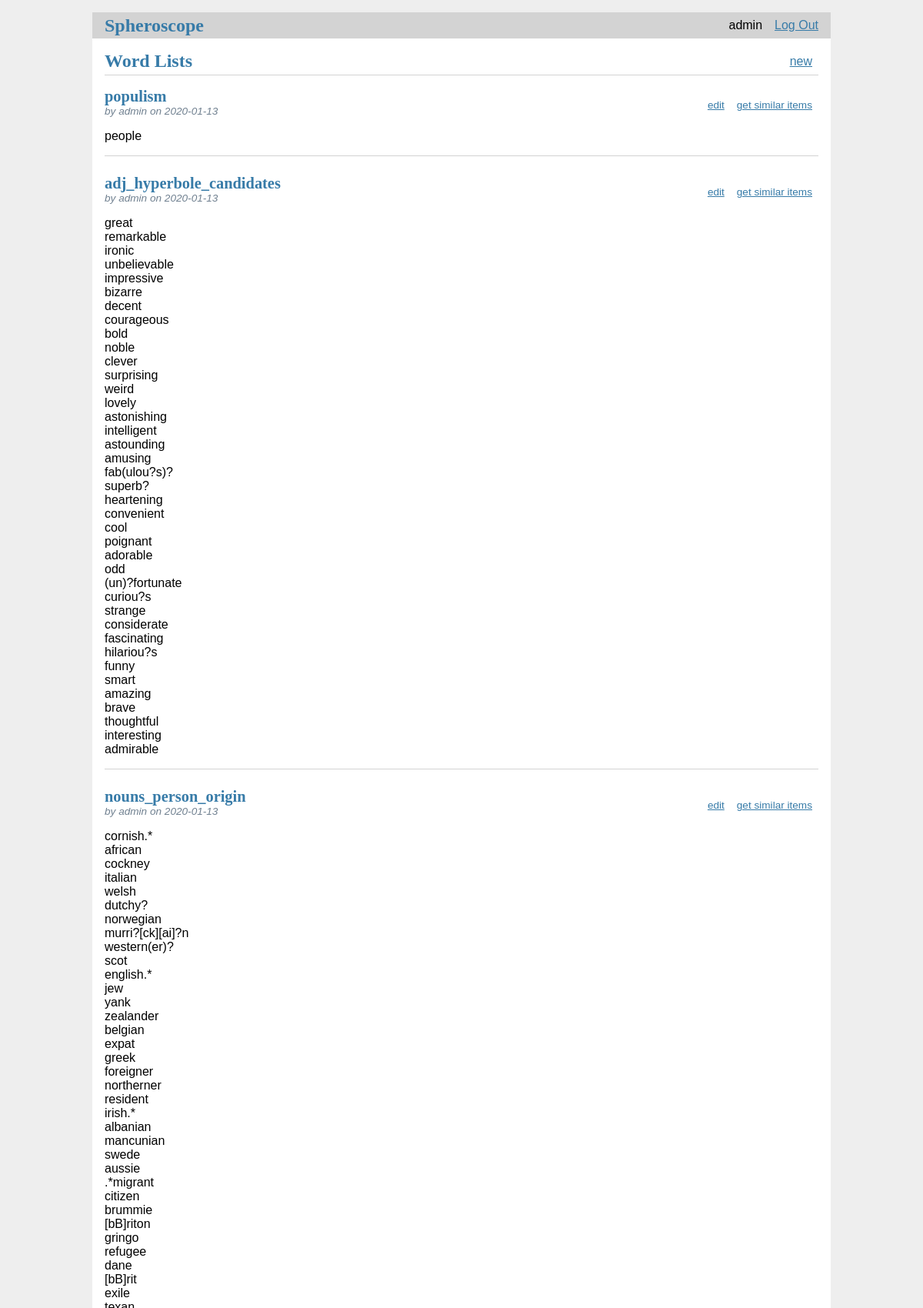
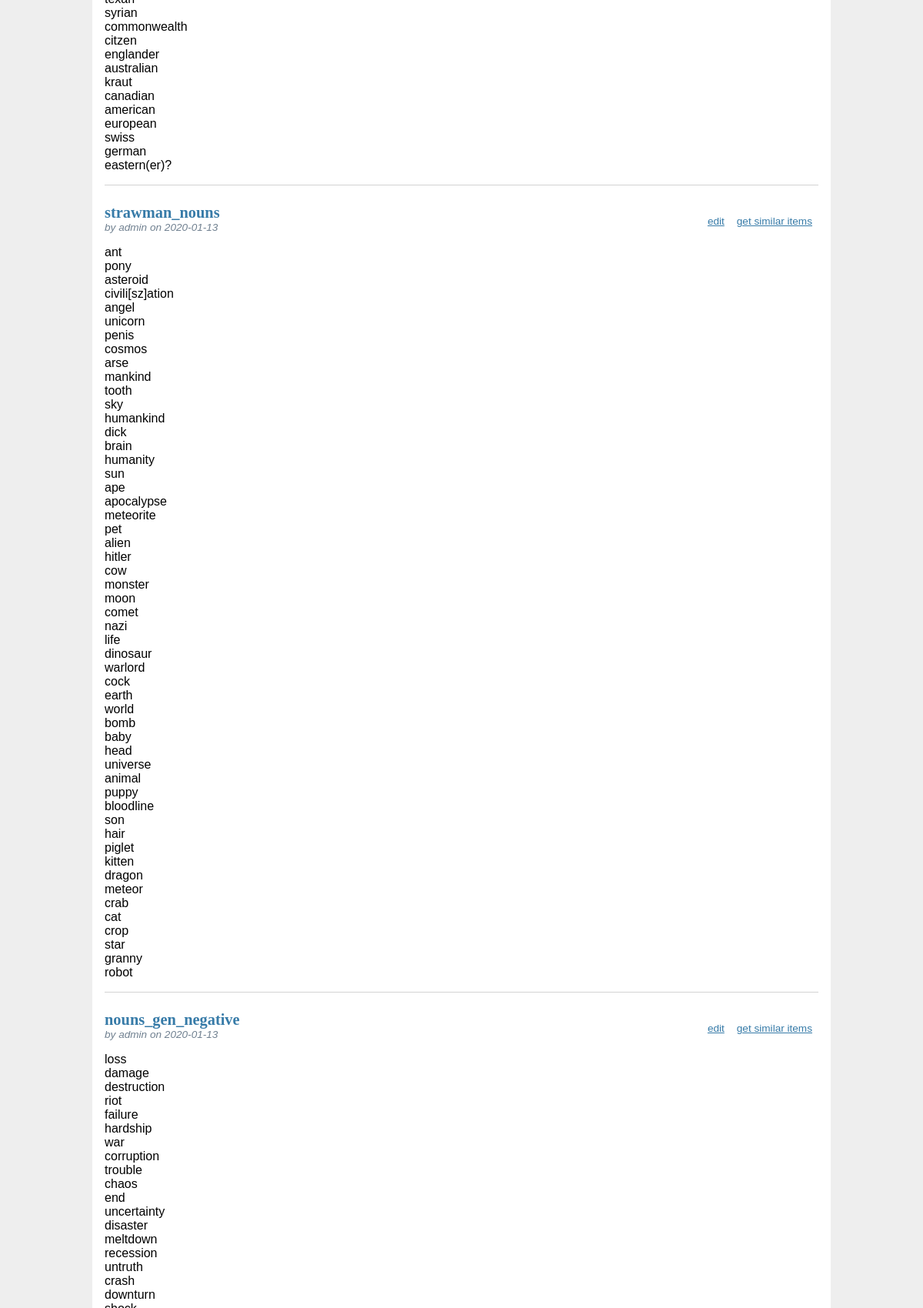
The page /word-lists/ (signed in, upper part) on the database its author committed (2 pictures, top to bottom).
### tables this page shows
CREATE TABLE users (
  id INTEGER PRIMARY KEY AUTOINCREMENT,
  username TEXT UNIQUE NOT NULL,
  password TEXT NOT NULL
);

CREATE TABLE wordlists (
  id INTEGER PRIMARY KEY AUTOINCREMENT,
  author_id INTEGER NOT NULL,
  created TIMESTAMP NOT NULL DEFAULT CURRENT_TIMESTAMP,
  title TEXT NOT NULL,
  words TEXT NOT NULL,
  FOREIGN KEY (author_id) REFERENCES users (id)
);

### spheroscope/wordlists.py (the view)
@bp.route('/')
@login_required
def index():
    db = get_db()
    wordlists = db.execute(
        'SELECT wl.id, title, words, created, author_id, username'
        ' FROM wordlists wl JOIN users u ON wl.author_id = u.id'
        ' ORDER BY created DESC'
    ).fetchall()
    return render_template('wordlists/index.html', wordlists=wordlists)

### spheroscope/auth.py (called while the page is built)
@bp.before_app_request
def load_logged_in_user():
    user_id = session.get('user_id')
    if user_id is None:
        g.user = None
    else:
        g.user = get_db().execute(
            'SELECT * FROM users WHERE id = ?', (user_id,)
        ).fetchone()

def login_required(view):
    @functools.wraps(view)
    def wrapped_view(**kwargs):
        if g.user is None:
            return redirect(url_for('auth.login'))
        return view(**kwargs)
    return wrapped_view

### spheroscope/db.py (called while the page is built)
def get_db():
    if 'db' not in g:
        g.db = sqlite3.connect(
            current_app.config['DATABASE'],
            detect_types=sqlite3.PARSE_DECLTYPES
        )
        g.db.row_factory = sqlite3.Row
    return g.db

### spheroscope/templates/wordlists/index.html
{% extends 'base.html' %}
{% block header %}
<h1>{% block title %}Word Lists{% endblock %}</h1>
{% if g.user %}
<a class="action" href="{{ url_for('wordlists.create') }}">new</a>
{% endif %}
{% endblock %}
{% block content %}
{% for wordlist in wordlists %}
<article class="post">
  <header>
    <div>
      <h1>{{ wordlist['title'] }}</h1>
      <div class="about">by {{ wordlist['username'] }} on {{ wordlist['created'].strftime('%Y-%m-%d') }}</div>
    </div>
    {% if g.user['id'] == wordlist['author_id'] %}
    <a class="action" href="{{ url_for('wordlists.update',
			    id=wordlist['id']) }}">edit</a>
    <a class="action" href="{{
        url_for('wordlists.show_similar_ones', id=wordlist['id'])
        }}">get similar items</a>
        {% endif %}
  </header>
  <p class="body">{{ wordlist['words'] }}</p>
</article>
{% if not loop.last %}
<hr>
{% endif %}
{% endfor %}
{% endblock %}

### spheroscope/templates/base.html (shortened to what this page needs)
<!doctype html>
<link rel="stylesheet" href="{{ url_for('static', filename='style.css') }}">
<nav>
  <h1><a href="{{ url_for('index') }}">Spheroscope</a></h1>
  <ul>
    {% if g.user %}
      <li><span>{{ g.user['username'] }}</span>
      <li><a href="{{ url_for('auth.logout') }}">Log Out</a>
    {% else %}
      <li><a href="{{ url_for('auth.register') }}">Register</a>
      <li><a href="{{ url_for('auth.login') }}">Log In</a>
    {% endif %}
  </ul>
</nav>
<section class="content">
  <header>
    {% block header %}{% endblock %}
  </header>
  {% block content %}{% endblock %}
</section>

### spheroscope/static/style.css (style rules this page uses)
h1 { font-family: serif; color: #377ba8; margin: 1rem 0; }
a { color: #377ba8; }
hr { border: none; border-top: 1px solid lightgray; }
nav { background: lightgray; display: flex; align-items: center; padding: 0 0.5rem; }
nav h1 { flex: auto; margin: 0; }
nav h1 a { text-decoration: none; padding: 0.25rem 0.5rem; }
nav ul { display: flex; list-style: none; margin: 0; padding: 0; }
nav ul li a, nav ul li span, header .action { display: block; padding: 0.5rem; }
.content { padding: 0 1rem 1rem; }
.content > header { border-bottom: 1px solid lightgray; display: flex; align-items: flex-end; }
.content > header h1 { flex: auto; margin: 1rem 0 0.25rem 0; }
.post > header { display: flex; align-items: flex-end; font-size: 0.85em; }
.post > header > div:first-of-type { flex: auto; }
.post > header h1 { font-size: 1.5em; margin-bottom: 0; }
.post .about { color: slategray; font-style: italic; }
.post .body { white-space: pre-line; }
.content:last-child { margin-bottom: 0; }

### rows shown on the page
users: user.username "admin"
wordlists: title "populism", username "admin", created "2020-01-13", words "people"
wordlists: title "adj_hyperbole_candidates", username "admin", created "2020-01-13", words "great remarkable ironic unbelievable impressive bizarre decent courageous bold noble clever surprising weird lovely astonishing intelligent astounding amusing fab(ulou?s)? superb? heartening convenient cool poignant adorable odd (un)?fortunate curiou?s strange considerate fascinating hilariou?s funny smart amazing brave thoughtful interesting admirable"
wordlists: title "nouns_person_origin", username "admin", created "2020-01-13", words "cornish.* african cockney italian welsh dutchy? norwegian murri?[ck][ai]?n western(er)? scot english.* jew yank zealander belgian expat greek foreigner northerner resident irish.* albanian mancunian swede aussie .*migrant citizen brummie [bB]riton gringo refugee dane [bB]rit exile texan syrian commonwealth citzen englander australian kraut canadian american european swiss german eastern(er)?"
wordlists: title "strawman_nouns", username "admin", created "2020-01-13", words "ant pony asteroid civili[sz]ation angel unicorn penis cosmos arse mankind tooth sky humankind dick brain humanity sun ape apocalypse meteorite pet alien hitler cow monster moon comet nazi life dinosaur warlord cock earth world bomb baby head universe animal puppy bloodline son hair piglet kitten dragon meteor crab cat crop star granny robot"
wordlists: title "nouns_gen_negative", username "admin", created "2020-01-13"
